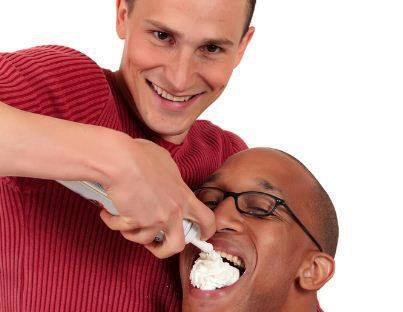
//> input picture spherocontrol/cvsphero/test.jpg, 403 x 312 px, given in place of test.mp4, which was not available
$ ./canny   (built with g++ and OpenCV 4)
//> lines starting //> are read from the running program, lines starting //| are printed output that depends on the picture; after the words box and inside, x2 and y2 are one past the last pixel; in counts of white or black regions, pixels touching at a corner belong together; pictures that were not available may be replaced by others from this repository, and a replacement may not be noted
/**
 * @file CannyDetector_Demo.cpp
 * @brief Sample code showing how to detect edges using the Canny Detector
 * @author OpenCV team
 */

#include "opencv2/imgproc/imgproc.hpp"
#include "opencv2/highgui/highgui.hpp"
#include <stdlib.h>
#include <stdio.h>

using namespace cv;

/// Global variables

Mat frame, dst, detected_edges;
Mat hsvImg, blueImg;
vector<Vec3f> detectedcircles;

int cannyThresh = 1 ;
int houghThresh = 1 ;
int const max_cannyThresh = 100;
int const max_houghThresh = 100;
int const max_kernelSize = 100;
int ratio = 3;
int kernelSize = 1;

const char* window_name = "Hough";

/**
 * @function CannyThreshold
 * @brief Trackbar callback - Canny thresholds input with a ratio 1:3
 */
static void CannyThreshold(int, void*)
{
    GaussianBlur(blueImg, blueImg, Size(kernelSize * 2 + 1, kernelSize * 2 + 1), 5, 5);
    Canny( detected_edges, detected_edges, cannyThresh, max_cannyThresh * ratio, 3);
    dst = Scalar::all(0);

    HoughCircles( blueImg,
                  detectedcircles,    // where to output the circles
                  CV_HOUGH_GRADIENT,
                  1,
                  blueImg.rows / 8,   // min dist between detected circles
                  cannyThresh,                 // edge threshold
                  houghThresh,                 // hough space threshold
                  0,
                  0);

    for (size_t i = 0; i < detectedcircles.size(); i++) {
        Point center(cvRound(detectedcircles[i][0]),
                     cvRound(detectedcircles[i][1]));
        int radius = cvRound(detectedcircles[i][2]);
        circle( blueImg, center, 3, Scalar(0, 255, 0), -1, 8, 0 );
        circle( blueImg, center, radius, Scalar(0, 0, 255), 3, 8, 0 );
    }
//  frame.copyTo( dst, detected_edges);
    imshow( window_name, blueImg );
    /// Reduce noise with a kernel 3x3

    /// Canny detector

    // imshow( window_name, hsvImg );

}


/**
 * @function main
 */
int main( int, char** argv )
{
    VideoCapture camera("/Users/Iman/rollout/spherocontrol/cvsphero/test.mp4");
    if (!camera.isOpened())
        return -1;

    namedWindow( window_name, WINDOW_AUTOSIZE );
    createTrackbar( "Min Canny Threshold:", window_name, &cannyThresh, max_cannyThresh, CannyThreshold );
    createTrackbar( "Min Hough Threshold:", window_name, &houghThresh, max_houghThresh, CannyThreshold );
    createTrackbar( "Min Kernel Size Threshold:", window_name, &kernelSize, max_kernelSize, CannyThreshold );

    while (true) {
        camera >> frame;
//> frame is the input picture: 312 rows x 403 cols, CV_8UC3; mean B, G, R 140.8, 145, 196.7
        cvtColor(frame, hsvImg, CV_BGR2HSV);
//> hsvImg: 312 rows x 403 cols, CV_8UC3; mean H, S, V 47.2, 99.7, 196.8
        inRange(hsvImg, cv::Scalar(0, 150, 100), cv::Scalar(20, 255, 255), blueImg);
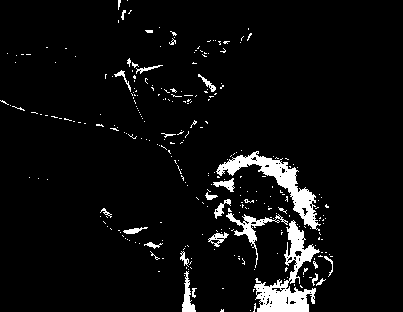
//> blueImg: 312 rows x 403 cols, CV_8UC1; 5.4% white; 285 white regions (258 under 20 px), largest, box (x1, y1, x2, y2) and area: (254, 220, 320, 312) 2114, (216, 151, 321, 231) 1846, (226, 213, 288, 268) 525
        CannyThreshold(0, 0);
//> in CannyThreshold, `GaussianBlur(blueImg, blueImg, Size(kernelSize * 2 + 1, kernelSize * 2..`:
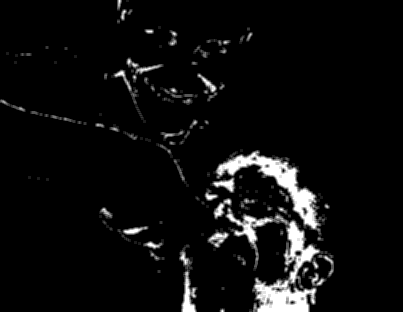
//> blueImg: 312 rows x 403 cols, CV_8UC1; 8.11% of pixels changed, all inside (x1, y1, x2, y2) = (0, 0, 334, 312)
//> in CannyThreshold, `HoughCircles( blueImg, detectedcircles, CV_HOUGH_GRADIENT, 1, blueImg...`: detectedcircles = 66 circles (x, y, radius), first 12: [356.5, 15.5, 239.4], [261.5, 129.5, 93.2], [315.5, 32.5, 195], [35.5, 273.5, 220.3], [393.5, 1.5, 276.2], [89.5, 275.5, 201.9], [289.5, 71.5, 156.4], [240.5, 248.5, 60.6], [60.5, 311.5, 192.1], [156.5, 307.5, 175.1], [326.5, 100.5, 161.6], [158.5, 169.5, 75]
//> the loop in CannyThreshold, `for (size_t i = 0; i < detectedcircles.size(); i++)` made 66 passes
//> (center, radius) on passes 1 to 12: (Point(356, 16), 239), (Point(262, 130), 93), (Point(316, 32), 195), (Point(36, 274), 220), (Point(394, 2), 276), (Point(90, 276), 202), (Point(290, 72), 156), (Point(240, 248), 61), (Point(60, 312), 192), (Point(156, 308), 175), (Point(326, 100), 162), (Point(158, 170), 75)
//> after the loop in CannyThreshold, `for (size_t i = 0; i < detectedcircles.size(); i++)`:
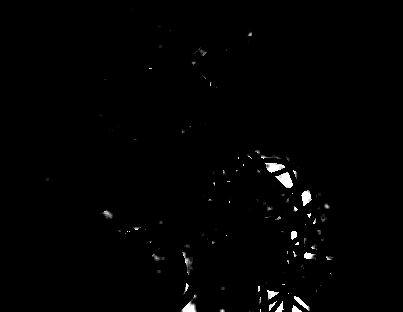
//> blueImg: 312 rows x 403 cols, CV_8UC1; 8.82% of pixels changed, all inside (x1, y1, x2, y2) = (0, 0, 334, 312)
        if (waitKey(25) == 27)  break;
//> the Esc key is pressed
    }
    camera.release();
    return 0;
}
